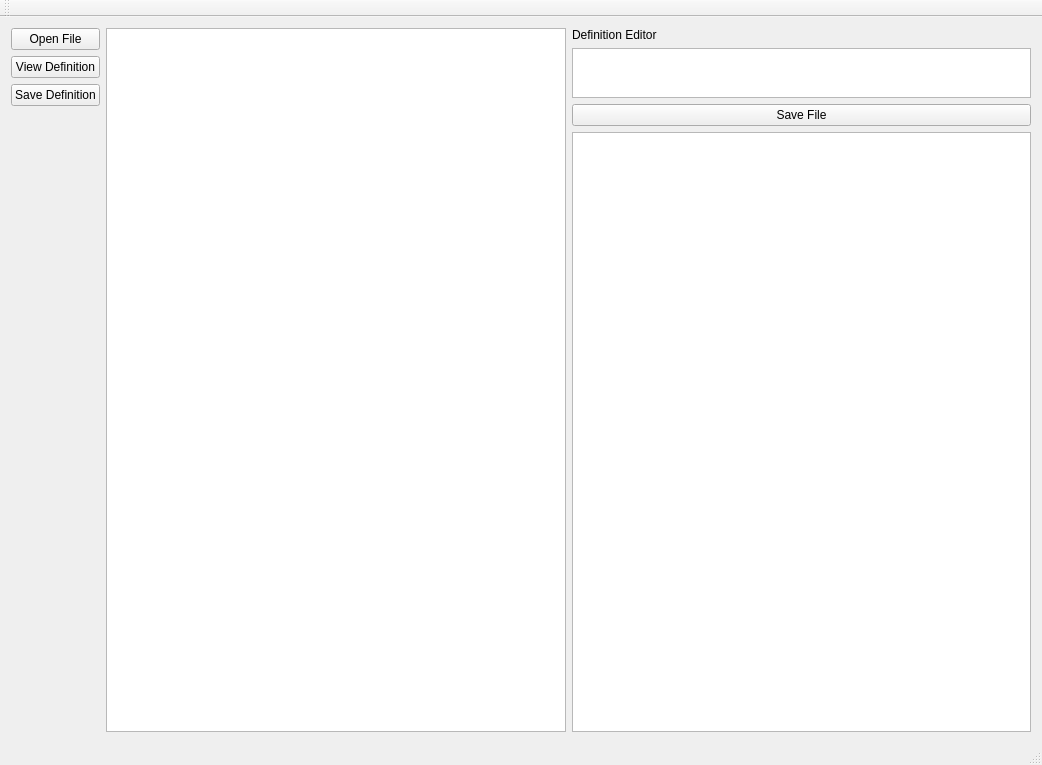
<?xml version="1.0" encoding="UTF-8"?>
<ui version="4.0">
 <class>MainWindow</class>
 <widget class="QMainWindow" name="MainWindow">
  <property name="geometry">
   <rect>
    <x>0</x>
    <y>0</y>
    <width>1042</width>
    <height>765</height>
   </rect>
  </property>
  <property name="windowTitle">
   <string>MainWindow</string>
  </property>
  <widget class="QWidget" name="centralWidget">
   <layout class="QGridLayout" name="gridLayout">
    <item row="0" column="0">
     <layout class="QHBoxLayout" name="horizontalLayout">
      <item>
       <layout class="QVBoxLayout" name="verticalLayout">
        <item>
         <widget class="QPushButton" name="pushButton_3">
          <property name="text">
           <string>Open File</string>
          </property>
         </widget>
        </item>
        <item>
         <widget class="QPushButton" name="pushButton_2">
          <property name="text">
           <string>View Definition</string>
          </property>
         </widget>
        </item>
        <item>
         <widget class="QPushButton" name="pushButton">
          <property name="text">
           <string>Save Definition</string>
          </property>
         </widget>
        </item>
        <item>
         <spacer name="verticalSpacer">
          <property name="orientation">
           <enum>Qt::Vertical</enum>
          </property>
          <property name="sizeHint" stdset="0">
           <size>
            <width>20</width>
            <height>40</height>
           </size>
          </property>
         </spacer>
        </item>
       </layout>
      </item>
      <item>
       <widget class="QTextEdit" name="textEdit"/>
      </item>
      <item>
       <layout class="QVBoxLayout" name="verticalLayout_7">
        <item>
         <widget class="QLabel" name="label">
          <property name="text">
           <string>Definition Editor</string>
          </property>
         </widget>
        </item>
        <item>
         <widget class="QTextEdit" name="textEdit_3">
          <property name="maximumSize">
           <size>
            <width>16777215</width>
            <height>50</height>
           </size>
          </property>
         </widget>
        </item>
        <item>
         <widget class="QPushButton" name="pushButton_4">
          <property name="text">
           <string>Save File</string>
          </property>
         </widget>
        </item>
        <item>
         <widget class="QTextEdit" name="textEdit_2"/>
        </item>
       </layout>
      </item>
     </layout>
    </item>
   </layout>
  </widget>
  <widget class="QMenuBar" name="menuBar">
   <property name="geometry">
    <rect>
     <x>0</x>
     <y>0</y>
     <width>1042</width>
     <height>21</height>
    </rect>
   </property>
  </widget>
  <widget class="QToolBar" name="mainToolBar">
   <attribute name="toolBarArea">
    <enum>TopToolBarArea</enum>
   </attribute>
   <attribute name="toolBarBreak">
    <bool>false</bool>
   </attribute>
  </widget>
  <widget class="QStatusBar" name="statusBar"/>
  <action name="actionOpen">
   <property name="text">
    <string>Open</string>
   </property>
  </action>
  <action name="actionNew">
   <property name="text">
    <string>New</string>
   </property>
  </action>
  <action name="actionOpen_2">
   <property name="text">
    <string>Open</string>
   </property>
  </action>
  <action name="actionSave">
   <property name="text">
    <string>Save</string>
   </property>
  </action>
  <action name="actionClose">
   <property name="text">
    <string>Close</string>
   </property>
  </action>
  <action name="actionCopy">
   <property name="text">
    <string>Copy</string>
   </property>
  </action>
  <action name="actionPaste">
   <property name="text">
    <string>Paste</string>
   </property>
  </action>
  <action name="actionCut">
   <property name="text">
    <string>Cut</string>
   </property>
  </action>
 </widget>
 <layoutdefault spacing="6" margin="11"/>
 <tabstops>
  <tabstop>pushButton_2</tabstop>
  <tabstop>textEdit</tabstop>
  <tabstop>textEdit_2</tabstop>
 </tabstops>
 <resources/>
 <connections/>
</ui>
